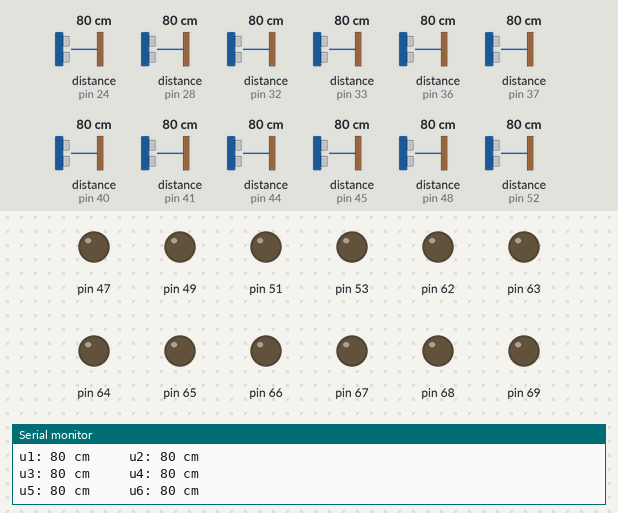
This sketch was run on a simulated Arduino Mega 2560, built with avr-gcc and run on an emulated ATmega2560. Parts: output pins drawn as LEDs (lit = HIGH), the last lines printed to the serial monitor. The test bench sets the inputs (shaded band); at power-on: distance to the obstacle (sensors on pin 32, pin 24, pin 28, pin 33, pin 36, pin 37, pin 40, pin 41, pin 44, pin 45, pin 48, pin 52) 80 cm. The echo pulse lasts 58.3 µs per cm.

Above: at 1.2 s.
1.3 s: distance to the obstacle (sensor on pin 32) set to 11 cm
5.6 s: distance to the obstacle (sensor on pin 32) set to 8 cm
At 6.0 s:
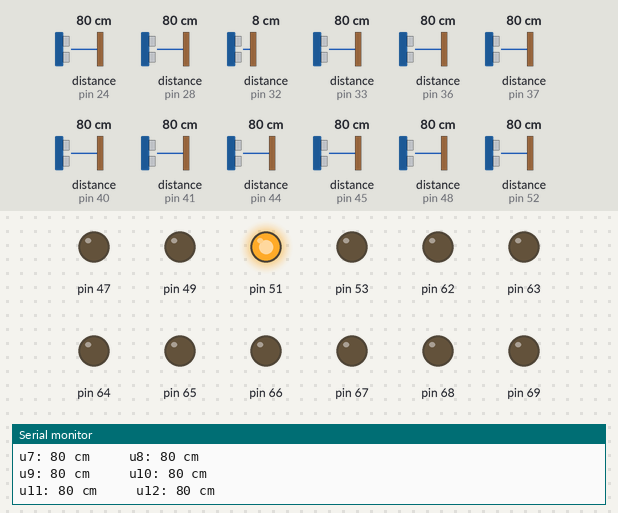
7.1 s: distance to the obstacle (sensor on pin 32) set to 120 cm
At 9.1 s:
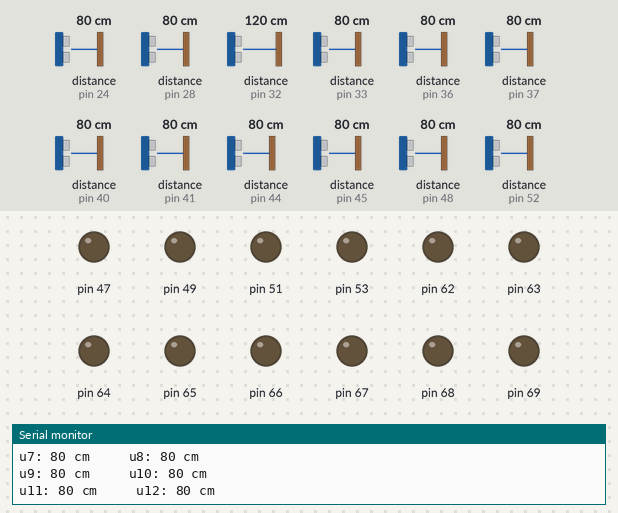
9.4 s: distance to the obstacle (sensor on pin 32) set to 2 cm
At 11.3 s:
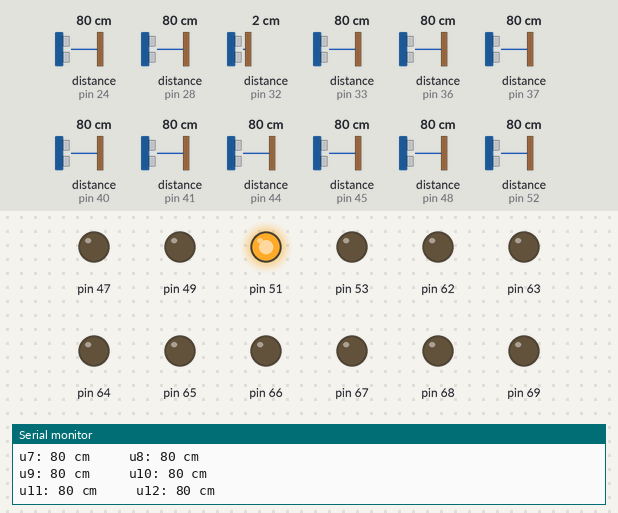
Timing chart, 0 to 12.6 s (numbered marks = the images above; inputs shaded):
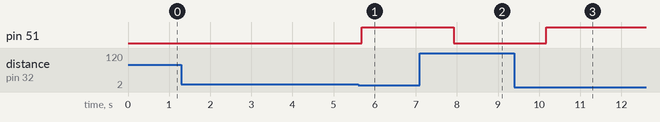

Measured:
- the behaviour switches between 10 and 9 cm on distance to the obstacle (sensor on pin 32) (found by bisection; images 0 and 1)
- after the input at 5.6 s, pin 51: LOW → HIGH after 0.08 s
- after the input at 7.1 s, pin 51: HIGH → LOW after 0.83 s
- after the input at 9.4 s, pin 51: LOW → HIGH after 0.77 s

The sketch:

kalibrasi_ultrasonic_12.ino
```cpp
// Ultrasonic - Library for HR-SC04 Ultrasonic Ranging Module.
// Rev.4 (06/2012)
// J.Rodrigo ( www.jrodrigo.net )
// more info at www.ardublog.com

#include <Ultrasonic.h>

Ultrasonic u1(22,24);   // (Trig PIN,Echo PIN)
Ultrasonic u2(26,28);  // (Trig PIN,Echo PIN)
Ultrasonic u3(30,32);   // (Trig PIN,Echo PIN)
Ultrasonic u4(34,36);  // (Trig PIN,Echo PIN)
Ultrasonic u5(38,40);   // (Trig PIN,Echo PIN)
Ultrasonic u6(42,44);  // (Trig PIN,Echo PIN)
Ultrasonic u7(46,48);   // (Trig PIN,Echo PIN)
Ultrasonic u88(50,52);  // (Trig PIN,Echo PIN)
Ultrasonic u9(31,33);   // (Trig PIN,Echo PIN)
Ultrasonic u10(35,37);  // (Trig PIN,Echo PIN)
Ultrasonic u11(39,41);   // (Trig PIN,Echo PIN)
Ultrasonic u12(43,45);  // (Trig PIN,Echo PIN)

int U1,U2,U3,U4,U5,U6,U7,U8,U9,U10,U11,U12;
unsigned long Ut1,Ut2,Ut3,Ut4,Ut5,Ut6,Ut7,Ut8,Ut9,Ut10;
void setup() {
  Serial.begin(115200);
//  Serial3.begin(9600);
//ditambah pin untuk ke nodemcu
pinMode(47,OUTPUT);
pinMode(49,OUTPUT);
pinMode(51,OUTPUT);
pinMode(53,OUTPUT);
for(int x = 62; x <= 69; x++){
  pinMode(x,OUTPUT);
  digitalWrite(x,LOW);

}
digitalWrite(47,LOW);
  digitalWrite(49,LOW);
  digitalWrite(51,LOW);
  digitalWrite(53,LOW);

}

void loop()
{
//  Serial.print("u1: ");
  U1 = u1.Ranging(CM);
  U2 = u2.Ranging(CM);
  U4 = u3.Ranging(CM);
  U5 = u5.Ranging(CM);
  U6 = u6.Ranging(CM);
  U7 = u7.Ranging(CM);
  U8 = u88.Ranging(CM);
  U9 = u9.Ranging(CM);
  U10 = u10.Ranging(CM);
  U11 = u11.Ranging(CM);
  U12 = u12.Ranging(CM);
//  if (U1< 10){
//    Ut1++;
//  }
//  else{
//    Ut1 = 0;
//  }
//
//  if (U2< 10){
//    Ut2++;
//  }
//  else{
//    Ut2 = 0;
//  }
//
//  if (U3< 10){
//    Ut3++;
//  }
//  else{
//    Ut3 = 0;
//  }
//
//  if (U4< 10){
//    Ut4++;
//  }
//  else{
//    Ut5 = 0;
//  }
//
//  if (U6< 10){
//    Ut6++;
//  }
//  else{
//    Ut6 = 0;
//  }
//
//  if (U7< 10){
//    Ut7++;
//  }
//  else{
//    Ut7 = 0;
//  }
//
//  if (U8< 10){
//    Ut8++;
//  }
//  else{
//    Ut8 = 0;
//  }
//
//  if (U9< 10){
//    Ut9++;
//  }
//  else{
//    Ut9 = 0;
//  }
//
//  if (U10< 10){
//    Ut10++;
//  }
//  else{
//    Ut10 = 0;
//  }
//
//  if(Ut1 == 300000){
//    float k1 = 1;
//    Serial3.print(k1);
//    Serial3.println("\n");
//  }
//
//  else{
//    float k1 = 0;
//    Serial3.print(k1);
//    Serial3.println("\n");
//    Ut1 = 0;
//  }
//
//  if(Ut2 == 300000){
//    float k2 = 1;
//    Serial3.print(k2);
//    Serial3.println("\n");
//  }
//
//  else{
//    float k2 = 0;
//    Serial3.print(k2);
//    Serial3.println("\n");
//    Ut2 = 0;
//  }
//
//    delay(3000);

  Serial.print("u1: ");
  Serial.print(U1); // CM or INC
  Serial.print(" cm     " );

//  delay(50);


  Serial.print("u2: ");
  Serial.print(u2.Ranging(CM)); // CM or INC
  Serial.println(" cm" );
//  delay(50);

  Serial.print("u3: ");
  Serial.print(u3.Ranging(CM)); // CM or INC
  Serial.print(" cm     " );
//  delay(50);


  Serial.print("u4: ");
  Serial.print(u4.Ranging(CM)); // CM or INC
  Serial.println(" cm" );
//  delay(50);


  Serial.print("u5: ");
  Serial.print(u5.Ranging(CM)); // CM or INC
  Serial.print(" cm     " );
//  delay(50);


  Serial.print("u6: ");
  Serial.print(u6.Ranging(CM)); // CM or INC
  Serial.println(" cm" );
//  delay(50);

  Serial.print("u7: ");
  Serial.print(u7.Ranging(CM)); // CM or INC
  Serial.print(" cm     " );
//  delay(50);


  Serial.print("u8: ");
  Serial.print(u88.Ranging(CM)); // CM or INC
  Serial.println(" cm" );
//  delay(50);

  Serial.print("u9: ");
  Serial.print(u9.Ranging(CM)); // CM or INC
  Serial.print(" cm     " );
//  delay(50);


  Serial.print("u10: ");
  Serial.print(u10.Ranging(CM)); // CM or INC
  Serial.println(" cm" );


  if(u3.Ranging(CM) < 10 ){
    digitalWrite(51,HIGH);
  }
  else{
    digitalWrite(51,LOW);
  }

  Serial.print("u11: ");
  Serial.print(u11.Ranging(CM)); // CM or INC
  Serial.print(" cm     " );


  Serial.print("u12: ");
  Serial.print(u12.Ranging(CM)); // CM or INC
  Serial.println(" cm" );

  delay(1000);


  // 1 detik adalah unsigned long 300 ribu
  //untuk program ini digunakan 1 juta perhitungan


}
```
